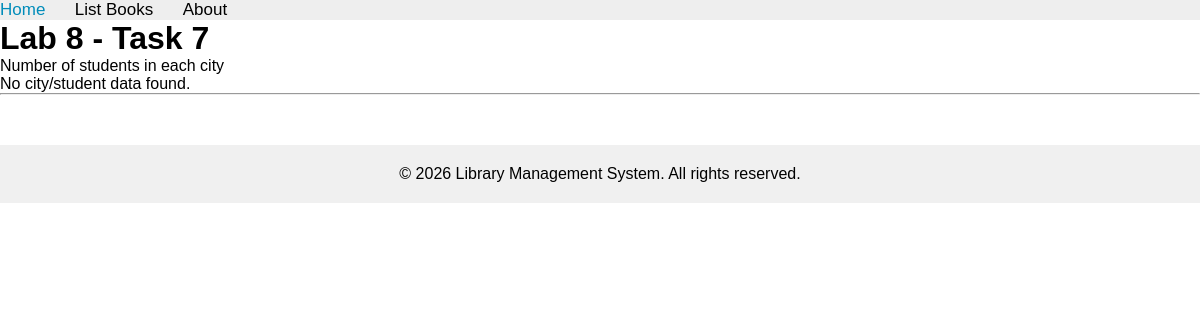
Page /books/lab8/task7 on the earlier database version.
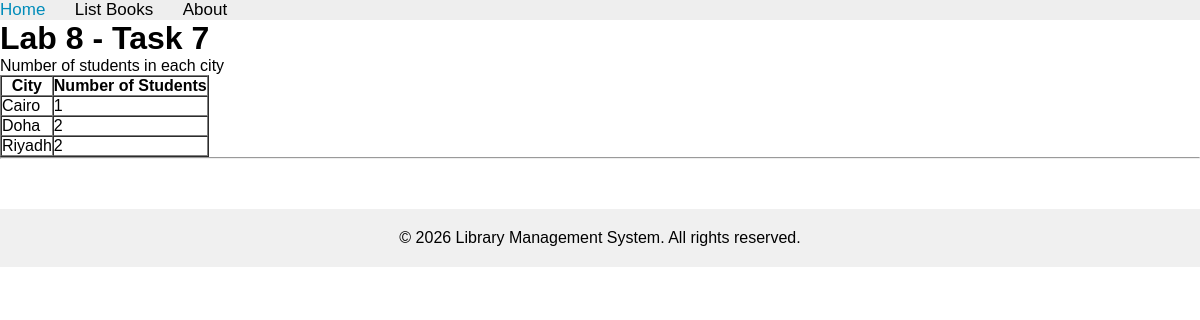
Same page on the later database version.
### apps/bookmodule/models.py (models this page shows, shortened)
class Address(models.Model):
    city = models.CharField(max_length=100)

### apps/bookmodule/views.py (the view)
# urls.py: path('lab8/task7', views.lab8_task7, name="books.lab8_task7"),
def lab8_task7(request):
    city_stats = Address.objects.annotate(student_count=Count('students')).order_by('city')
    return render(request, 'bookmodule/lab8_task7.html', {'city_stats': city_stats})

### apps/templates/bookmodule/lab8_task7.html (shortened to what this page needs)
{% extends "layouts/base.html" %}
{% block content %}
<h1>Lab 8 - Task 7</h1>
<p>Number of students in each city</p>
{% if city_stats %}
    <table border="1" cellpadding="8" cellspacing="0">
        <tr>
            <th>City</th>
            <th>Number of Students</th>
        </tr>
        {% for row in city_stats %}
            <tr>
                <td>{{ row.city }}</td>
                <td>{{ row.student_count }}</td>
            </tr>
        {% endfor %}
    </table>
{% else %}
    <p>No city/student data found.</p>
{% endif %}
{% endblock content %}

Differences in the rows shown:
added Address: city "Cairo", student_count "1"
added Address: city "Doha", student_count "2"
added Address: city "Riyadh", student_count "2"
Other differences:
text no longer shown: "No city/student data found."
text now shown: "City Number of Students"
